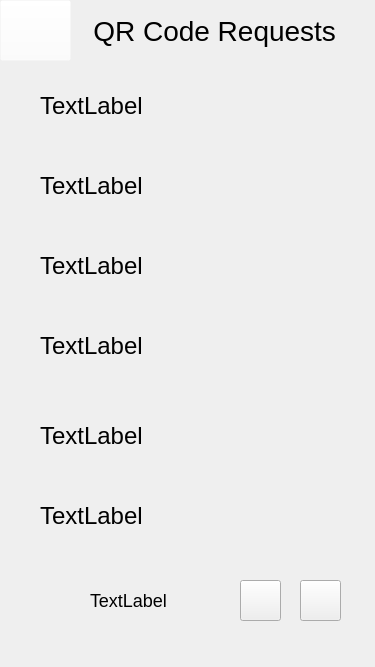
<?xml version="1.0" encoding="UTF-8"?>
<ui version="4.0">
 <class>adminQRRequests</class>
 <widget class="QWidget" name="adminQRRequests">
  <property name="geometry">
   <rect>
    <x>0</x>
    <y>0</y>
    <width>375</width>
    <height>667</height>
   </rect>
  </property>
  <property name="windowTitle">
   <string>Form</string>
  </property>
  <widget class="QStackedWidget" name="stackedWidget">
   <property name="geometry">
    <rect>
     <x>0</x>
     <y>0</y>
     <width>381</width>
     <height>671</height>
    </rect>
   </property>
   <widget class="QWidget" name="page">
    <widget class="QLabel" name="lbl_topBar">
     <property name="geometry">
      <rect>
       <x>-2</x>
       <y>-15</y>
       <width>381</width>
       <height>91</height>
      </rect>
     </property>
     <property name="text">
      <string/>
     </property>
     <property name="pixmap">
      <pixmap resource="resources.qrc">:/images/topBar.png</pixmap>
     </property>
    </widget>
    <widget class="QPushButton" name="btn_backToAdminHome">
     <property name="geometry">
      <rect>
       <x>0</x>
       <y>0</y>
       <width>71</width>
       <height>61</height>
      </rect>
     </property>
     <property name="styleSheet">
      <string notr="true">image: url(:/images/backArrow2.png);
background-color: rgba(255, 255, 255, 0);</string>
     </property>
     <property name="text">
      <string/>
     </property>
    </widget>
    <widget class="QLabel" name="lbl_QRRequests">
     <property name="geometry">
      <rect>
       <x>70</x>
       <y>0</y>
       <width>301</width>
       <height>61</height>
      </rect>
     </property>
     <property name="styleSheet">
      <string notr="true">color:black;
font-size:28px;
font-family:arial;</string>
     </property>
     <property name="text">
      <string>   QR Code Requests</string>
     </property>
    </widget>
    <widget class="QLabel" name="lbl_stripedBackground">
     <property name="geometry">
      <rect>
       <x>-150</x>
       <y>-70</y>
       <width>671</width>
       <height>841</height>
      </rect>
     </property>
     <property name="styleSheet">
      <string notr="true">image:url(:/images/stripedBackground.png);</string>
     </property>
     <property name="text">
      <string/>
     </property>
    </widget>
    <widget class="QLabel" name="lbl_name_1">
     <property name="geometry">
      <rect>
       <x>40</x>
       <y>90</y>
       <width>331</width>
       <height>31</height>
      </rect>
     </property>
     <property name="styleSheet">
      <string notr="true">font-family:arial;
font-size:24px;
color: black;</string>
     </property>
     <property name="text">
      <string>TextLabel</string>
     </property>
    </widget>
    <widget class="QLabel" name="lbl_name_2">
     <property name="geometry">
      <rect>
       <x>40</x>
       <y>170</y>
       <width>331</width>
       <height>31</height>
      </rect>
     </property>
     <property name="styleSheet">
      <string notr="true">font-family:arial;
font-size:24px;
color: black;</string>
     </property>
     <property name="text">
      <string>TextLabel</string>
     </property>
    </widget>
    <widget class="QLabel" name="lbl_name_3">
     <property name="geometry">
      <rect>
       <x>40</x>
       <y>250</y>
       <width>331</width>
       <height>31</height>
      </rect>
     </property>
     <property name="styleSheet">
      <string notr="true">font-family:arial;
font-size:24px;
color: black;</string>
     </property>
     <property name="text">
      <string>TextLabel</string>
     </property>
    </widget>
    <widget class="QLabel" name="lbl_name_4">
     <property name="geometry">
      <rect>
       <x>40</x>
       <y>330</y>
       <width>331</width>
       <height>31</height>
      </rect>
     </property>
     <property name="styleSheet">
      <string notr="true">font-family:arial;
font-size:24px;
color: black;</string>
     </property>
     <property name="text">
      <string>TextLabel</string>
     </property>
    </widget>
    <widget class="QLabel" name="lbl_name_5">
     <property name="geometry">
      <rect>
       <x>40</x>
       <y>420</y>
       <width>331</width>
       <height>31</height>
      </rect>
     </property>
     <property name="styleSheet">
      <string notr="true">font-family:arial;
font-size:24px;
color: black;</string>
     </property>
     <property name="text">
      <string>TextLabel</string>
     </property>
    </widget>
    <widget class="QLabel" name="lbl_name_6">
     <property name="geometry">
      <rect>
       <x>40</x>
       <y>500</y>
       <width>331</width>
       <height>31</height>
      </rect>
     </property>
     <property name="styleSheet">
      <string notr="true">font-family:arial;
font-size:24px;
color: black;</string>
     </property>
     <property name="text">
      <string>TextLabel</string>
     </property>
    </widget>
    <widget class="QPushButton" name="btn_pageRight">
     <property name="geometry">
      <rect>
       <x>300</x>
       <y>580</y>
       <width>41</width>
       <height>41</height>
      </rect>
     </property>
     <property name="styleSheet">
      <string notr="true">image: url(:/images/pageRight.png);</string>
     </property>
     <property name="text">
      <string/>
     </property>
    </widget>
    <widget class="QPushButton" name="btn_pageLeft">
     <property name="geometry">
      <rect>
       <x>240</x>
       <y>580</y>
       <width>41</width>
       <height>41</height>
      </rect>
     </property>
     <property name="styleSheet">
      <string notr="true">image:url(:/images/pageLeft.png);</string>
     </property>
     <property name="text">
      <string/>
     </property>
    </widget>
    <widget class="QLabel" name="lbl_currentPage">
     <property name="geometry">
      <rect>
       <x>90</x>
       <y>590</y>
       <width>121</width>
       <height>20</height>
      </rect>
     </property>
     <property name="styleSheet">
      <string notr="true">color:black;
font-family:arial;
font-size:18px;</string>
     </property>
     <property name="text">
      <string>TextLabel</string>
     </property>
    </widget>
    <zorder>lbl_topBar</zorder>
    <zorder>lbl_QRRequests</zorder>
    <zorder>lbl_stripedBackground</zorder>
    <zorder>lbl_name_1</zorder>
    <zorder>lbl_name_2</zorder>
    <zorder>lbl_name_3</zorder>
    <zorder>lbl_name_4</zorder>
    <zorder>lbl_name_5</zorder>
    <zorder>lbl_name_6</zorder>
    <zorder>btn_pageRight</zorder>
    <zorder>btn_pageLeft</zorder>
    <zorder>lbl_currentPage</zorder>
    <zorder>btn_backToAdminHome</zorder>
   </widget>
   <widget class="QWidget" name="page_2"/>
  </widget>
 </widget>
 <resources>
  <include location="resources.qrc"/>
 </resources>
 <connections/>
</ui>
